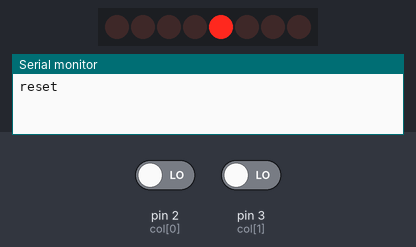
Simulated run of this sketch. Board: Arduino Uno, built with avr-gcc and run on an emulated ATmega328P. On the bench: 8 shift-register outputs drawn as a row of LEDs (first output left, lit = HIGH), the last lines printed to the serial monitor. Wiring (inferred from the names in the program): shift register (74HC595): data pin 4; shift clock pin 6; latch pin 5. Wiring (inferred from the signals the program sends): row of LEDs: on Q0, Q1, Q2, Q3, Q4, Q5, Q6, Q7. Inputs (shaded band) come from the test bench; at power-on: pin 2 (col[0]) LOW, pin 3 (col[1]) LOW.

Above: at 1.2 s.
1.3 s: pin 2 (col[0]) driven HIGH
At 2.33 s:
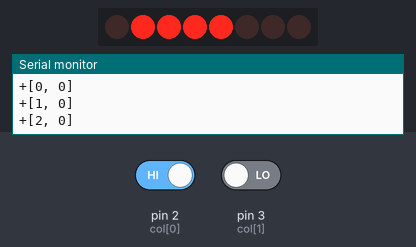
3.6 s: pin 3 (col[1]) driven HIGH
At 4.93 s:
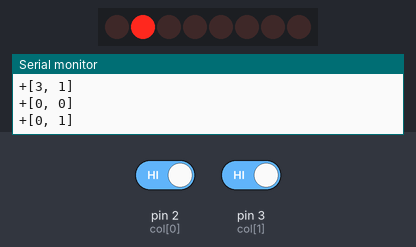
6.6 s: pin 3 (col[1]) driven LOW
At 8.03 s:
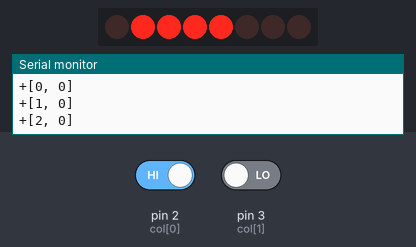
9.6 s: pin 2 (col[0]) driven LOW
Timing chart, 0 to 12.6 s (numbered marks = the images above; inputs shaded):
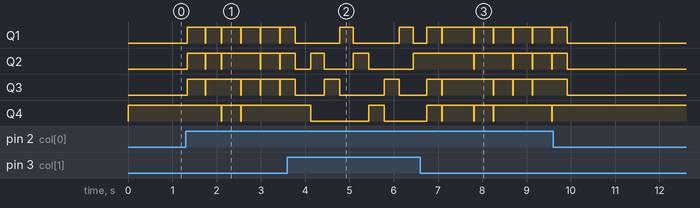

The sketch:

switchmatrix.ino
```cpp
//Pin connected to latch pin (ST_CP) of 74HC595
const int latchPin = 5;
//Pin connected to clock pin (SH_CP) of 74HC595
const int clockPin = 6;
////Pin connected to Data in (DS) of 74HC595
const int dataPin = 4;

const int col[2] = {2,3};

void setup() {
  //set pins to output because they are addressed in the main loop
  pinMode(latchPin, OUTPUT);
  pinMode(dataPin, OUTPUT);
  pinMode(clockPin, OUTPUT);

  pinMode( col[0], INPUT );
  pinMode( col[1], INPUT );

  Serial.begin(9600);
  Serial.println("reset");
}

void registerWrite(int whichPin, int whichState)
{
  // the bits you want to send
  byte bitsToSend = 0;

  // turn off the output so the pins don't light up
  // while you're shifting bits:
  digitalWrite(latchPin, LOW);

  // turn on the next highest bit in bitsToSend:
  bitWrite(bitsToSend, whichPin, whichState);

  // shift the bits out:
  shiftOut(dataPin, clockPin, MSBFIRST, bitsToSend);

    // turn on the output so the LEDs can light up:
  digitalWrite(latchPin, HIGH);

}

int width = 4;
int height = 2;

char buf[16];

void loop() {
  // put your main code here, to run repeatedly:
  for( int w = 0; w < width; ++w )
  {
    //digitalWrite( 7, HIGH );
    registerWrite( w+1, HIGH );
    for( int h = 0; h < height; ++h )
    {
      //Serial.println( w + h );
      if( digitalRead( col[h] ) )
      {
        delay( 1000 / 60 / ( width * height ) );
        sprintf( buf, "+[%d, %d]", w, h );
        Serial.println( buf );
      }
    }
  }
}
```
